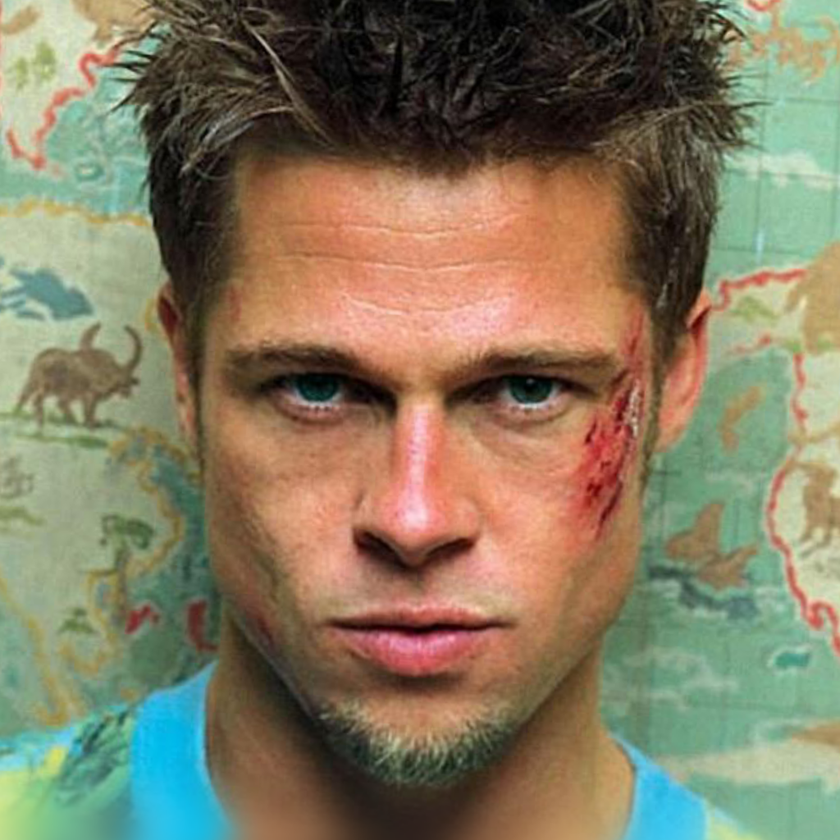
#> input picture images/bradpitt.png, 840 x 840 px, shrunk from 1024 x 1024 before the run
$ python crossdis.py --img1 ../../images/bradpitt.png --img2 ../../images/edawrd.png
#> lines starting #> are read from the running program, lines starting #| are printed output that depends on the picture
from __future__ import print_function

import argparse

import cv2

parser = argparse.ArgumentParser()
parser.add_argument("--img1", required=True, help="The First Image")
parser.add_argument("--img2", required=True, help="The Second Image")
args = parser.parse_args()

src1 = cv2.imread(args.img1)
#> src1 is the input picture: shape (840, 840, 3); mean B, G, R 96.4, 121.6, 131
src2 = cv2.imread(args.img2)
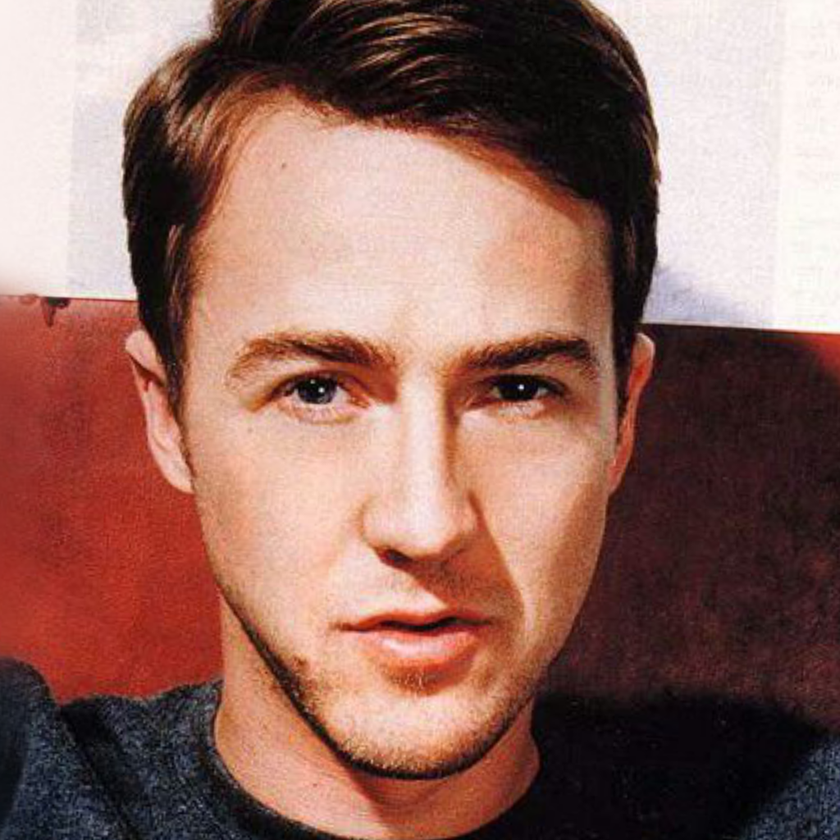
#> input picture images/edawrd.png, 840 x 840 px, shrunk from 1024 x 1024 before the run
#> src2 is the input picture: shape (840, 840, 3); mean B, G, R 96, 105.2, 145.2

alpha = 0.5
beta = 1.0 - alpha
dst = cv2.addWeighted(src1, alpha, src2, beta, 0.0)
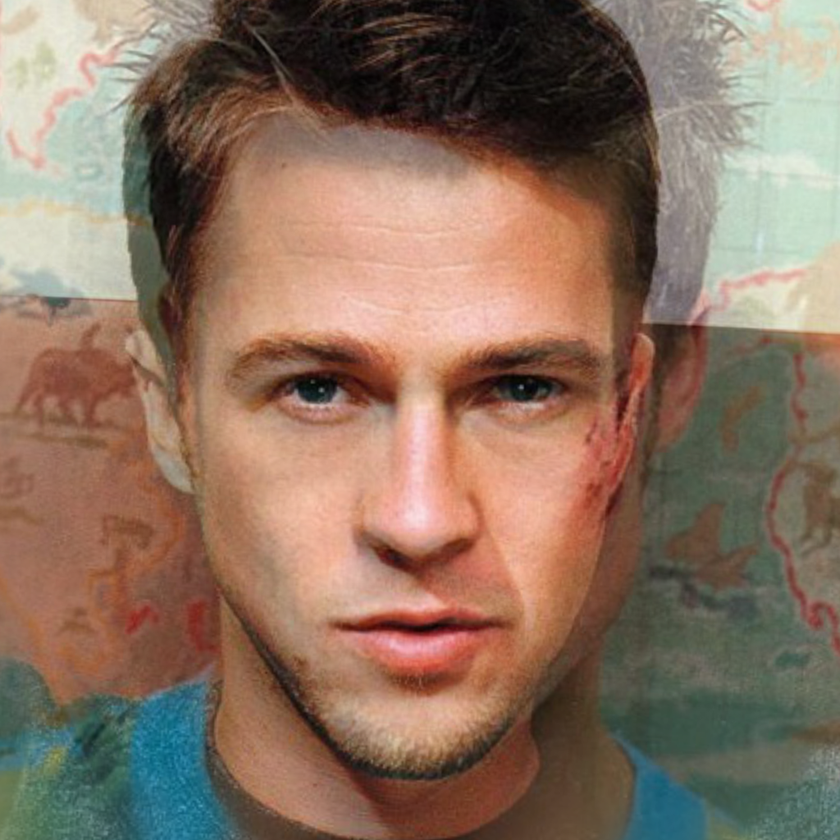
#> dst: shape (840, 840, 3); mean B, G, R 96.2, 113.4, 138.1

cv2.imshow("dst", dst)
cv2.waitKey(0)
cv2.destroyAllWindows()
